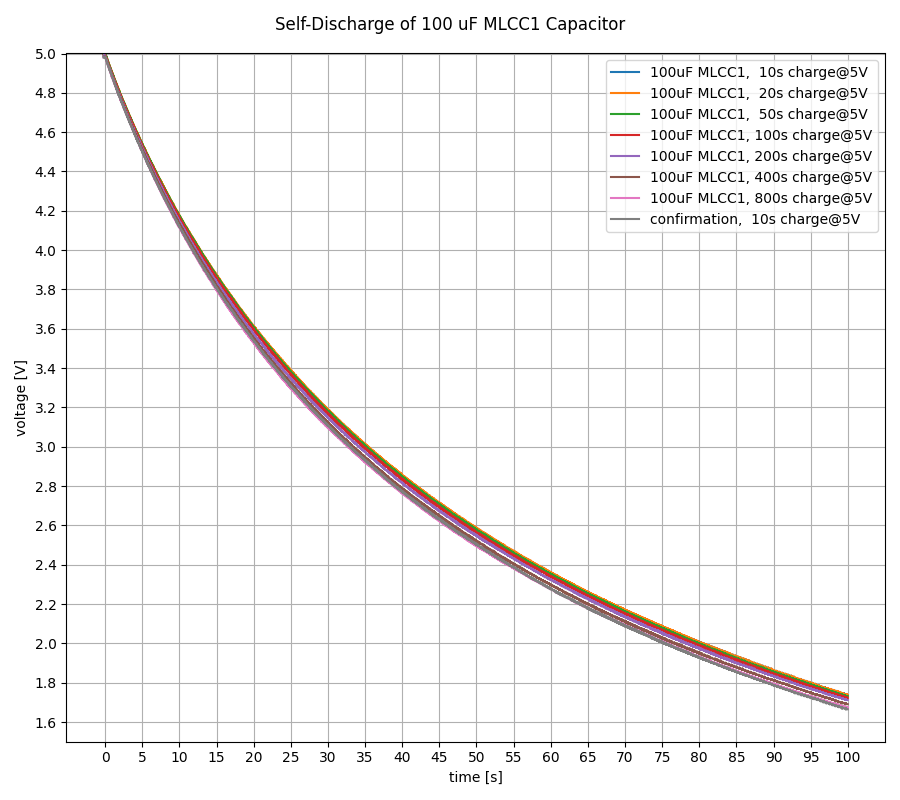

This chart was generated by the following Python code:
from pathlib import Path

import numpy as np
from matplotlib import pyplot as plt

from eval_kit_behavior_var1.data_capacitor import data_selfvar

runtime = 100

fig = plt.figure(figsize=(9, 8), layout="tight")

for name, data in data_selfvar.items():
    plt.plot(data["time"], data["voltage"], label=name)

plt.suptitle("Self-Discharge of 100 uF MLCC1 Capacitor")
plt.xlabel("time [s]")
plt.ylabel("voltage [V]")
plt.xticks(np.arange(0.0, runtime + 0.1, 5))
plt.yticks(np.arange(0.0, 5.6, 0.2))
plt.ylim(bottom=1.5, top=5.0)
# plt.yscale("log")
plt.grid(True)
plt.legend(loc="upper right")
plt.tight_layout()
# force direct values on axis
for ax in fig.get_axes():
    #    ax.get_yaxis().get_major_formatter().set_useOffset(False)
    ax.get_xaxis().get_major_formatter().set_useOffset(False)
plt.savefig(Path(__file__).with_suffix(".png"))

plt.ylim(bottom=1.6, top=2.0)
# plt.yscale("log")
plt.xlim(left=90, right=100)
plt.savefig(Path(__file__).with_suffix(".detail.png"))
plt.close(fig)
